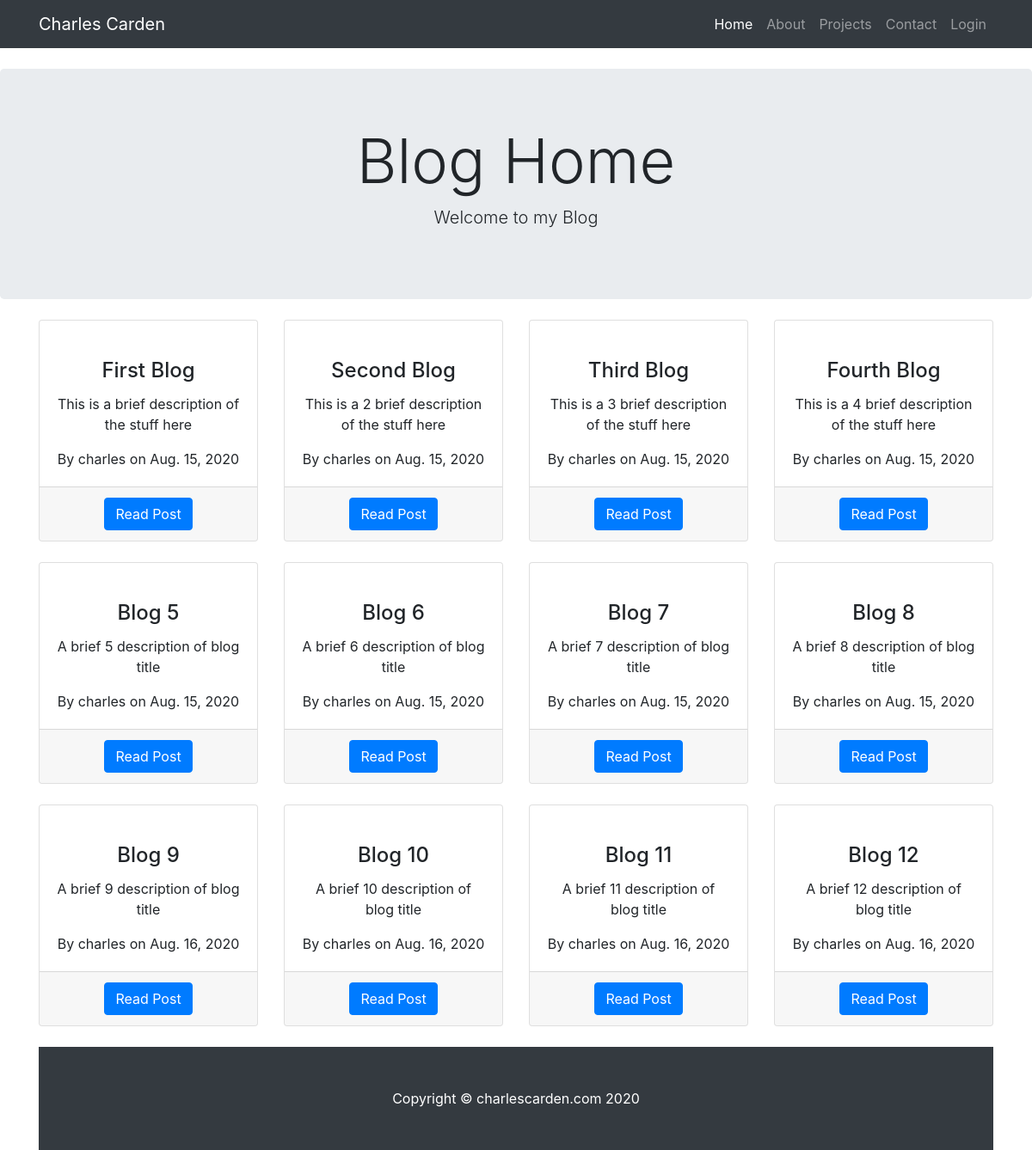
Before: / with the older database file.
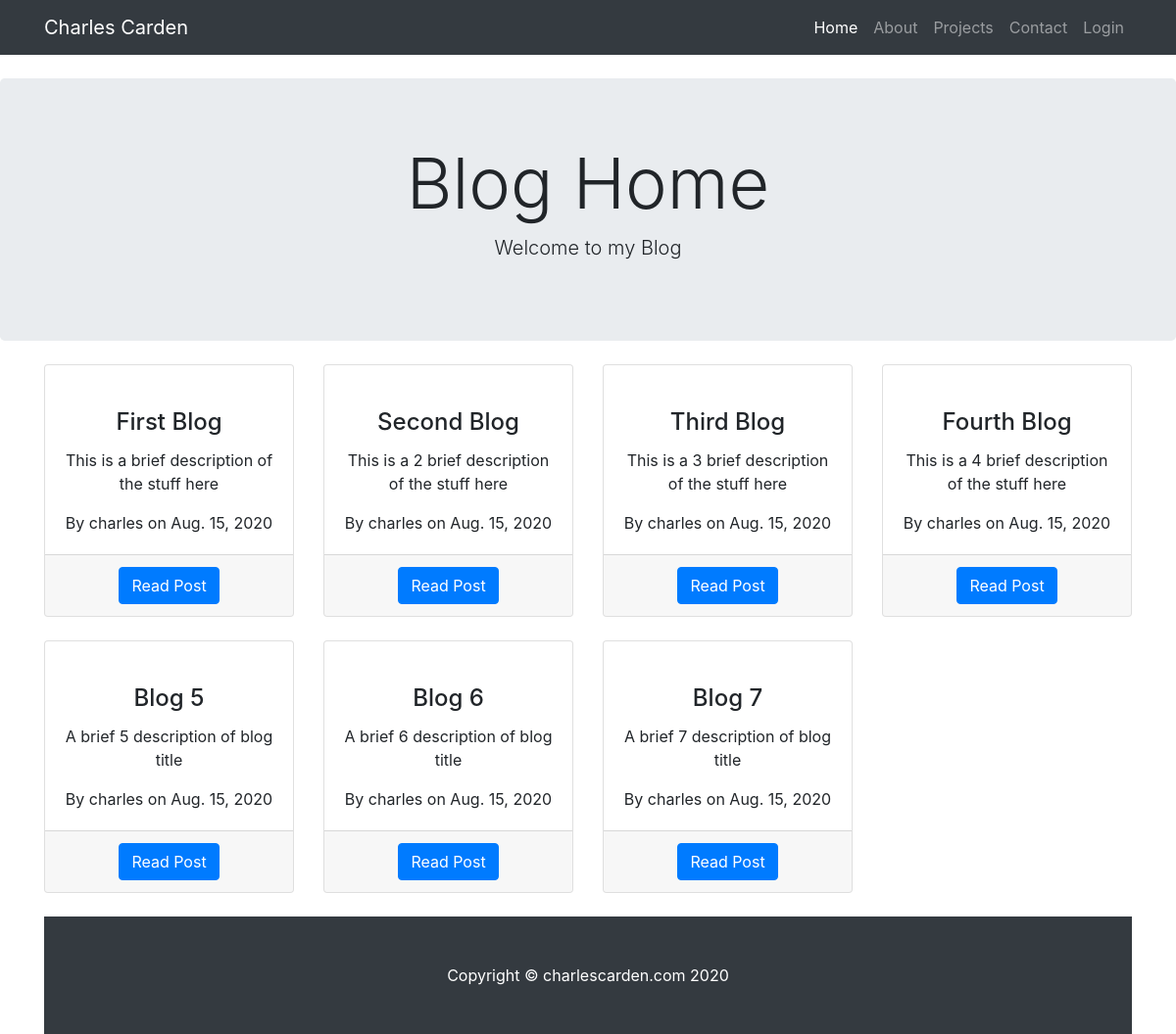
After: the same page with the newer database file.
### blog/models.py (models this page shows, shortened)
class Post(models.Model):
    title = models.CharField(max_length=100)
    description = models.TextField(max_length=100)
    content = models.TextField()
    date_posted = models.DateTimeField(default=timezone.now)
    author = models.ForeignKey(User, on_delete=models.CASCADE)

### blog/views.py (the view)
# urls.py: path('', views.home, name='blog-home'),
def home(request):
    context = {'posts': Post.objects.all()}
    return render(request, 'blog/home.html', context)

### blog/templates/blog/home.html (shortened to what this page needs)
{% extends "blog/base.html" %}
{% block content %}
    <center><header class="jumbotron my-4">
      <h1 class="display-3">Blog Home</h1>
      <p class="lead">Welcome to my Blog</p>
    </header></center>
  <div class="container">
    <div class="row text-center">
      {% for post in posts %}
      <div class="col-lg-3 col-md-6 mb-4">
        <div class="card h-100">
          <a href="/home">
          <div class="card-body"></a>
            <h4 class="card-title">{{ post.title }} </h4>
            <p class="card-text">{{ post.description }}</p>
            <p class="card-text">By {{ post.author }} on {{ post.date_posted|date:"N d, Y" }}</p>
          </div>
          <div class="card-footer">
            <a href="#" class="btn btn-primary">Read Post</a>
          </div>
        </div>
      </div>
    {% endfor %}
{% endblock content %}

### blog/templates/blog/base.html (shortened to what this page needs)
{% load static %}
<!DOCTYPE html>
<html lang="en">
<head>
  <link href={% static 'blog/css/bootstrap.min.css' %} rel="stylesheet">
  <link href={% static 'blog/css/heroic-features.css' %} rel="stylesheet">
</head>
<body>
  <nav class="navbar navbar-expand-lg navbar-dark bg-dark fixed-top">
    <div class="container">
      <a class="navbar-brand" href="/">Charles Carden</a>
      <div class="collapse navbar-collapse" id="navbarResponsive">
        <ul class="navbar-nav ml-auto">
          <li class="nav-item active">
            <a class="nav-link" href="/">Home
            </a>
          </li>
          <li class="nav-item">
            <a class="nav-link" href="/about">About</a>
          </li>
          <li class="nav-item">
            <a class="nav-link" href="/projects">Projects</a>
          </li>
          <li class="nav-item">
            <a class="nav-link" href="/contact">Contact</a>
          </li>
          <li class="github-logo">
            <a class="nav-link" href="/login">Login</a>
          </li>
        </ul>
      </div>
    </div>
  </nav>
  {% block content %}{% endblock %}
  <footer class="py-5 bg-dark">
    <div class="container">
      <p class="m-0 text-center text-white">Copyright &copy; charlescarden.com 2020</p>
    </div>
  </footer>
</body>
</html>
</html>

### blog/static/blog/css/heroic-features.css (style rules this page uses)
body { padding-top: 56px; }

Changed rows visible on the page:
removed Post: title "Blog 8", description "A brief 8 description of blog title", author "charles", date_posted "Aug. 15, 2020"
removed Post: title "Blog 9", description "A brief 9 description of blog title", author "charles", date_posted "Aug. 16, 2020"
removed Post: title "Blog 10", description "A brief 10 description of blog title", author "charles", date_posted "Aug. 16, 2020"
removed Post: title "Blog 11", description "A brief 11 description of blog title", author "charles", date_posted "Aug. 16, 2020"
removed Post: title "Blog 12", description "A brief 12 description of blog title", author "charles", date_posted "Aug. 16, 2020"
